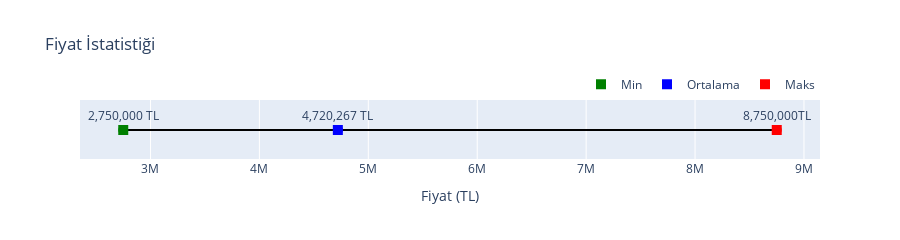
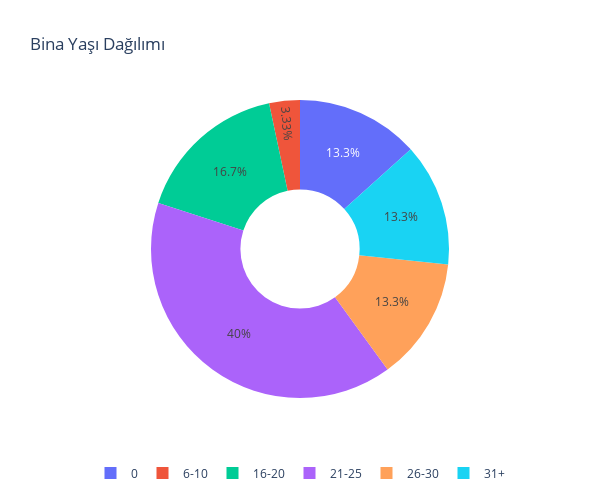

Source (notebook cell) for these figures, in order:
### Code cell
import json
import plotly.graph_objects as go
import numpy as np

# Read the JSON file (replace with your JSON file path)
with open('./curl-res.json', 'r') as file:
    json_data = file.read()

# Parse the JSON data
data = json.loads(json_data)

min_price = data["result"]["min_price"]
max_price = data["result"]["max_price"]
avg_price = data["result"]["avg_price"]

# Create traces for each marker
traces = []

traces.append(go.Scatter(
    x=[min_price, max_price],
    y=[1, 1],
    mode='lines',
    line=dict(color='black', width=2),
    showlegend=False,
    name=""
))

traces.append(go.Scatter(
    x=[min_price, avg_price, max_price],
    y=[1, 1, 1, 1],
    mode='markers+text',
    text=[f'{min_price:,} TL', f'{avg_price:,.0f} TL', f'{max_price:,}TL'],
    textposition='top center',
    marker=dict(color=['green', 'blue', 'red'], size=10),
    name="",
    showlegend=False,
    hovertemplate = '%{x:,.0f} TL',

))

# Min price trace
traces.append(go.Scatter(
    x=[min_price],
    y=[1],
    mode='markers',
    marker=dict(color='green', size=10, symbol='square'),
    name='Min',
    showlegend=True,
    hovertemplate='%{x:,.0f} TL',
))

# Average price trace
traces.append(go.Scatter(
    x=[avg_price],
    y=[1],
    mode='markers',
    marker=dict(color='blue', size=10, symbol='square'),
    name='Ortalama',
    showlegend=True,
    hovertemplate='%{x:,.0f} TL',
))

# Max price trace
traces.append(go.Scatter(
    x=[max_price],
    y=[1],
    mode='markers',
    marker=dict(color='red', size=10, symbol='square'),
    name='Maks',
    showlegend=True,
    hovertemplate='%{x:,.0f} TL',
))



# Create the figure
fig_1 = go.Figure(data=traces)

# Update the layout for better appearance
fig_1.update_layout(
    title_text="Fiyat İstatistiği",
    xaxis_title="Fiyat (TL)",
    yaxis=dict(showticklabels=False, showgrid=False),  # Hide the y-axis ticks and labels
    width=900,
    height=230,
    legend=dict(
        orientation="h",
        yanchor="bottom",
        y=1.02,
        xanchor="right",
        x=1
    )
)

# Show the plot
fig_1.show()


# Extract ages from the data field
ages = [item['age'] for item in data['data']]
ages = sorted(ages)

# Define age groups
age_groups = {
    0:0,
    1:0,
    2:0,
    3:0,
    4:0,
    5:0,
    "6-10":0,
    "11-15":0,
    "16-20":0,
    "21-25":0,
    "26-30":0,
    "31+":0,
}

# Categorize ages
for age in ages:
    if age<6:
        age_groups[age] += 1
    elif 6<=age<=10:
        age_groups["6-10"] += 1
    elif 11<=age<=15:
        age_groups["11-15"] += 1
    elif 16<=age<=20:
        age_groups["16-20"] += 1
    elif 21<=age<=25:
        age_groups["21-25"] += 1
    elif 26<=age<=30:
        age_groups["26-30"] += 1
    else:
        age_groups["31+"] += 1


# Calculate total number of ages
total_ages = len(ages)

# Calculate percentages for each age group
age_group_percentages = {group: count / total_ages * 100 for group, count in age_groups.items() if count>0}

# Create the pie chart
labels = list(age_group_percentages.keys())
values = list(age_group_percentages.values())

fig_2 = go.Figure(data=[go.Pie(labels=labels, values=values, hole=0.4,
                             hovertemplate="Bina Yaşı: %{label}<br>Yüzdelik: %{value:.1f}%<extra></extra>",
                             sort=False
                             )])

# Update the layout for better appearance
fig_2.update_layout(title_text="Bina Yaşı Dağılımı", 
                  width=600, height=500, 
                  )

fig_2.update_layout(legend=dict(
    orientation="h",
    yanchor="bottom",
    y=-0.3,
    xanchor="center",
    x=.5
))

# Show the plot
fig_2.show()

### Figure 1 — Plotly figure (JSON) as saved in the notebook; plotly's stock layout.template omitted (floating-point values rounded to 4 significant figures)
{"data": [{"line": {"color": "black", "width": 2}, "mode": "lines", "name": "", "showlegend": false, "type": "scatter", "x": [2750000, 8750000], "y": [1, 1]}, {"hovertemplate": "%{x:,.0f} TL", "marker": {"color": ["green", "blue", "red"], "size": 10}, "mode": "markers+text", "name": "", "showlegend": false, "text": ["2,750,000 TL", "4,720,267 TL", "8,750,000TL"], "textposition": "top center", "type": "scatter", "x": [2750000, 4720000.0, 8750000], "y": [1, 1, 1, 1]}, {"hovertemplate": "%{x:,.0f} TL", "marker": {"color": "green", "size": 10, "symbol": "square"}, "mode": "markers", "name": "Min", "showlegend": true, "type": "scatter", "x": [2750000], "y": [1]}, {"hovertemplate": "%{x:,.0f} TL", "marker": {"color": "blue", "size": 10, "symbol": "square"}, "mode": "markers", "name": "Ortalama", "showlegend": true, "type": "scatter", "x": [4720000.0], "y": [1]}, {"hovertemplate": "%{x:,.0f} TL", "marker": {"color": "red", "size": 10, "symbol": "square"}, "mode": "markers", "name": "Maks", "showlegend": true, "type": "scatter", "x": [8750000], "y": [1]}], "layout": {"height": 230, "legend": {"orientation": "h", "x": 1, "xanchor": "right", "y": 1.02, "yanchor": "bottom"}, "title": {"text": "Fiyat İstatistiği"}, "width": 900, "xaxis": {"title": {"text": "Fiyat (TL)"}}, "yaxis": {"showgrid": false, "showticklabels": false}}}

### Figure 2 — Plotly figure (JSON) as saved in the notebook; plotly's stock layout.template omitted (floating-point values rounded to 4 significant figures)
{"data": [{"hole": 0.4, "hovertemplate": "Bina Yaşı: %{label}<br>Yüzdelik: %{value:.1f}%<extra></extra>", "labels": [0, "6-10", "16-20", "21-25", "26-30", "31+"], "sort": false, "type": "pie", "values": [13.33, 3.333, 16.67, 40, 13.33, 13.33]}], "layout": {"height": 500, "legend": {"orientation": "h", "x": 0.5, "xanchor": "center", "y": -0.3, "yanchor": "bottom"}, "title": {"text": "Bina Yaşı Dağılımı"}, "width": 600}}
